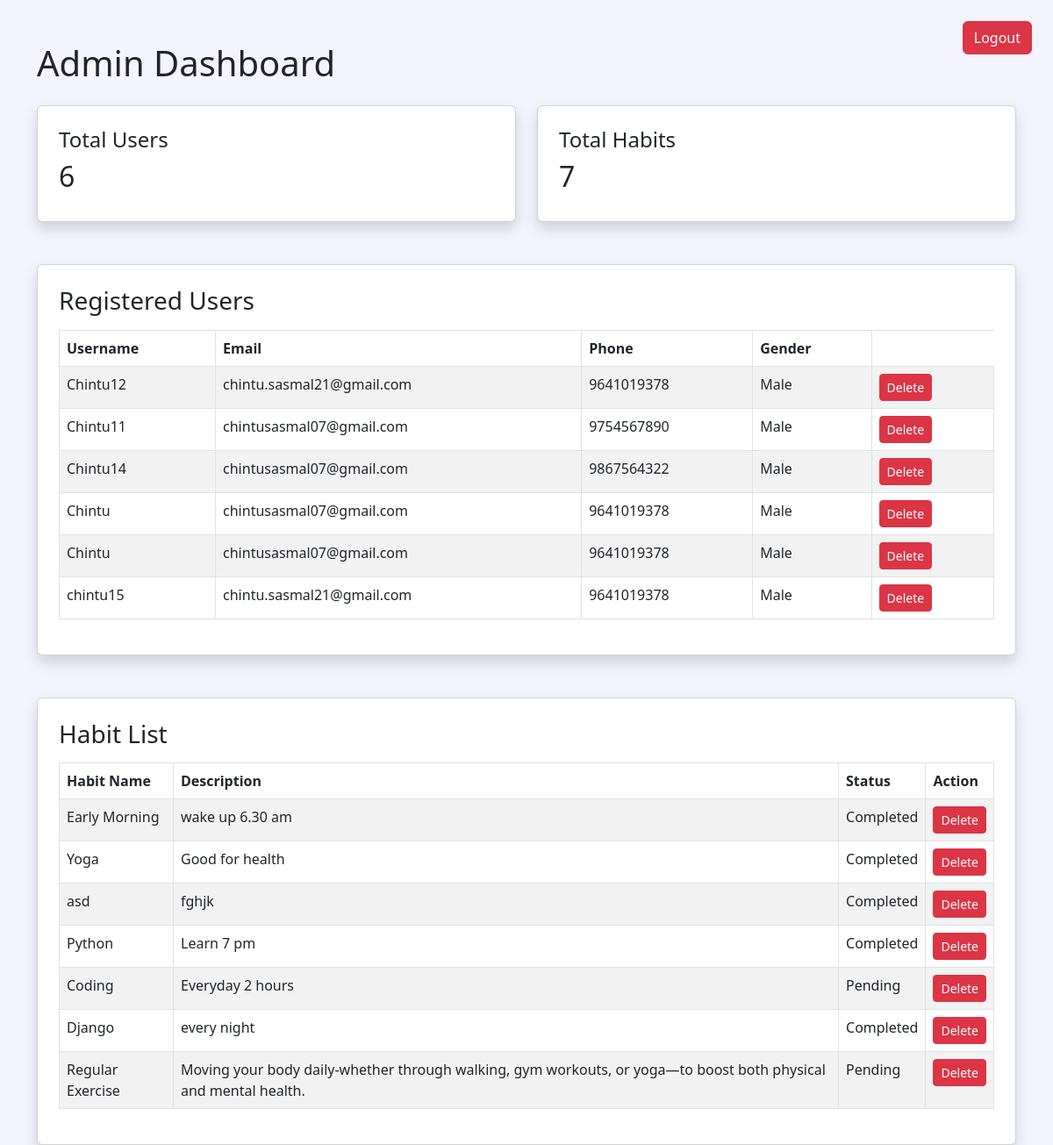
The app's page /admin-dashboard/ (signed in) with its own data.
### habits/models.py (models this page shows, shortened)
class Register(models.Model):
    username = models.CharField(max_length=100)
    email = models.EmailField()
    phone = models.CharField(max_length=15)
    gender = models.CharField(max_length=10)
    password = models.CharField(max_length=100)

class Habit(models.Model):
    user = models.ForeignKey(
        User,
        on_delete=models.CASCADE
    )
    name = models.CharField(
        max_length=200
    )
    description = models.TextField(
        blank=True
    )
    habit_time = models.TimeField()
    status = models.CharField(
        max_length=20,
        default='Pending'
    )
    start_date = models.DateField()
    end_date = models.DateField( null=True,
    blank=True)

### habits/views.py (the view)
# urls.py: path('admin-dashboard/', views.admin_dashboard, name='admin_dashboard'),
@login_required(login_url='/admin-login/')
def admin_dashboard(request):
    total_users = Register.objects.count()
    total_habits = Habit.objects.count()
    habits = Habit.objects.all()
    users = Register.objects.all()
    context = {
        'total_users': total_users,
        'total_habits': total_habits,
        'habits': habits,
        'users': users,
    }
    return render(
        request,
        'habits/admin_dashboard.html',
        context
    )

### habits/templates/habits/admin_dashboard.html (shortened to what this page needs)
<!DOCTYPE html>
<html lang="en">
<head>
    <link href="https://cdn.jsdelivr.net/npm/bootstrap@5.3.0/dist/css/bootstrap.min.css"
          rel="stylesheet">
</head>
<body style="background:#f4f4ff;">
<div class="container mt-5">
    <div class="d-flex justify-content-between align-items-center mb-4">
        <a href="/logout/"
           class="btn btn-danger position-absolute top-0 end-0 m-4">
           Logout
        </a>
        <h1 class="m-0">
            Admin Dashboard
        </h1>
    </div>
    <div class="row mb-5">
        <div class="col-md-6">
            <div class="card p-4 shadow">
                <h4>Total Users</h4>
                <h2>{{ total_users }}</h2>
            </div>
        </div>
        <div class="col-md-6">
            <div class="card p-4 shadow">
                <h4>Total Habits</h4>
                <h2>{{ total_habits }}</h2>
            </div>
        </div>
    </div>
    <div class="card p-4 shadow mb-5">
        <h3 class="mb-3">
            Registered Users
        </h3>
        <table class="table table-bordered table-striped">
            <thead>
                <tr>
                    <th>Username</th>
                    <th>Email</th>
                    <th>Phone</th>
                    <th>Gender</th>
                </tr>
            </thead>
            <tbody>
                {% for user in users %}
                <tr>
                    <td>{{ user.username }}</td>
                    <td>{{ user.email }}</td>
                    <td>{{ user.phone }}</td>
                    <td>{{ user.gender }}</td>
                    <td>
                      <a href="/delete-user/{{ user.id }}/"
                         class="btn btn-danger btn-sm">
                          Delete
                      </a>
                    </td>
                </tr>
                {% empty %}
                <tr>
                    <td colspan="4" class="text-center">
                        No Users Found
                    </td>
                </tr>
                {% endfor %}
            </tbody>
        </table>
    </div>
    <div class="card p-4 shadow">
        <h3 class="mb-3">
            Habit List
        </h3>
        <table class="table table-bordered table-striped">
            <thead>
                <tr>
                    <th>Habit Name</th>
                    <th>Description</th>
                    <th>Status</th>
                    <th>Action</th>
                </tr>
            </thead>
            <tbody>
                {% for habit in habits %}
                <tr>
                    <td>{{ habit.name }}</td>
                    <td>{{ habit.description }}</td>
                    <td>{{ habit.status }}</td>
                    <td>
                        <a href="/delete-habit/{{ habit.id }}/"
                           class="btn btn-danger btn-sm">
                            Delete
                        </a>
                    </td>
                </tr>
                {% empty %}
                <tr>
                    <td colspan="4" class="text-center">
                        No Habits Found
                    </td>
                </tr>
                {% endfor %}
            </tbody>
        </table>
    </div>
</div>
</body>
</html>

### records on screen
Register: username "Chintu12", email "chintu.sasmal21@gmail.com", phone "9641019378", gender "Male"
Register: username "Chintu11", email "chintusasmal07@gmail.com", phone "9754567890", gender "Male"
Register: username "Chintu14", email "chintusasmal07@gmail.com", phone "9867564322", gender "Male"
Register: username "Chintu", email "chintusasmal07@gmail.com", phone "9641019378", gender "Male"
Register: username "Chintu", email "chintusasmal07@gmail.com", phone "9641019378", gender "Male"
Register: username "chintu15", email "chintu.sasmal21@gmail.com", phone "9641019378", gender "Male"
Habit: name "Early Morning", description "wake up 6.30 am", status "Completed"
Habit: name "Yoga", description "Good for health", status "Completed"
Habit: name "asd", description "fghjk", status "Completed"
Habit: name "Python", description "Learn 7 pm", status "Completed"
Habit: name "Coding", description "Everyday 2 hours", status "Pending"
Habit: name "Django", description "every night", status "Completed"
Habit: name "Regular Exercise", description "Moving your body daily-whether through walking, gym workouts, or yoga—to boost both physical and mental health.", status "Pending"

### other values on screen
{{ total_users }} "6"
{{ total_habits }} "7"
